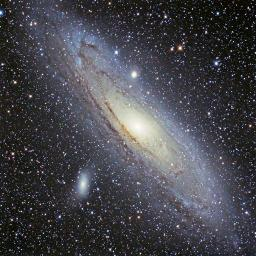
#> input picture question3/image.png, 256 x 256 px
$ jupyter execute bessel.ipynb
#> lines starting #> are read from the running program, lines starting #| are printed output that depends on the picture
# Question 3

[cell 1]
from scipy import integrate
import numpy as np
import matplotlib.pyplot as plt

To generate the first order Bessel functions, first define a function for the integrand.

[cell 2]
def f(theta, m, x):
    return np.cos(m*theta - x*np.sin(theta))

Now, we write a function to compute the integral for the Bessel functions.

[cell 3]
def J(m, x):
#> called with m = 0, x = array of shape (1000,)
    if type(x) == np.ndarray: # if x is an array, compute the integral for each entry
        I = np.zeros(x.shape)
        for index, val in np.ndenumerate(x):
            I[index] = integrate.quad(f, 0, np.pi, args = (m, val))[0]
    else:
        I = integrate.quad(f, 0, np.pi, args = (m, x))[0]
    return I/np.pi

Use this function to plot the first 5 Bessel functions of the first kind.

[cell 4]
x = np.linspace(0,10,1000)
[plt.plot(x, J(m,x), label = '$J_'+str(m)+'$') for m in range(5)]
plt.legend()
plt.title('Bessel Functions of the First Kind')
plt.xlabel('$x$')
plt.ylabel('$J_m(x)$')
plt.xlim((0,10))
plt.grid()
plt.show()
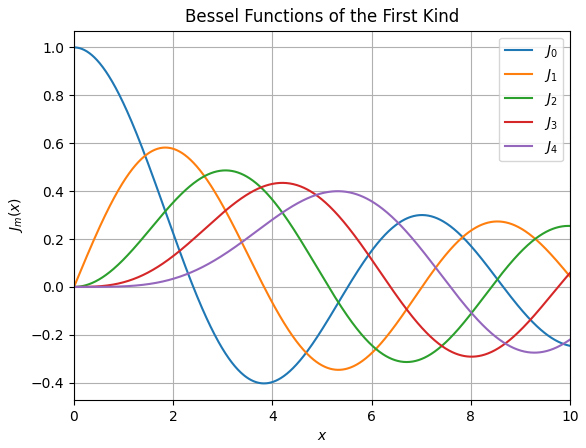
#> figure drawn by matplotlib, 1 panel; curve peaks at x = 0, y = 1; curve peaks at x = 1.84, y = 0.582; curve peaks at x = 3.05, y = 0.486

Now define a function to compute the point spread function. Here, $a$ is the aperature, $wl$ is the wavelength, $R$ is the distance of the aperature from the focal plane, and $x$ and $y$ are the coordinates of the point to be evaluated. The focal point is centred on the origin..

[cell 5]
def I1(x, y, a, wl, R, I0):
    q = np.sqrt(x**2 + y**2)
    z = 2 * np.pi * a * q / (wl * R)
    return I0 * (2 * J(1, z) / z)**2

For the sake of speed, the next function is the same as above, but uses the Bessel function built into scipy.

[cell 6]
from scipy.special import jv
def I2(x, y, a, wl, R, I0):
    q = np.sqrt(x**2 + y**2)
    z = 2 * np.pi * a * q / (wl * R)
    return I0 * (2 * jv(1, z) / z)**2

Now choose some parameters to plot. In this case, we choose $a=100$ cm, $\lambda=100$ cm, $R=100$ cm, and $I_{0}=100$ erg $\cdot$ cm$^{-2} \cdot$ s$^{-1}$

[cell 7]
a = 100
wl = 100
R = 100
I0 = 100

Now we can plot the function on a 2D monochrome plot. Note that the maximum value of $I$ for the colour map is only 2 erg $\cdot$ cm$^{-2} \cdot$ s$^{-1}$. This increases the image contrast and allows us to see the edge detail of the function.

[cell 8]
lower = -200
upper = 200
x = np.linspace(lower, upper, 500)
xv, yv = np.meshgrid(x, x)
vals = I2(xv, yv, a, wl, R, I0)

[cell 9]
plt.imshow(vals, extent = [lower, upper, lower, upper], cmap = 'gray', vmax = 2)
plt.xlabel('$x$ (cm)')
plt.ylabel('$y$ (cm)')
plt.title('Plot of Point Spread Function')
plt.text(upper*1.6, upper*0.6, '$a='+str(a)+'$ cm\n$\lambda='+str(wl)+'$ cm\n$R='+str(R)+
         '$ cm\n$I_{0}='+str(I0)+'$ erg $\cdot$ cm$^{-2} \cdot$ s$^{-1}$')
clrbar = plt.colorbar()
clrbar.set_label('$I$ (erg $\cdot$ cm$^{-2} \cdot$ s$^{-1}$)')
plt.show()
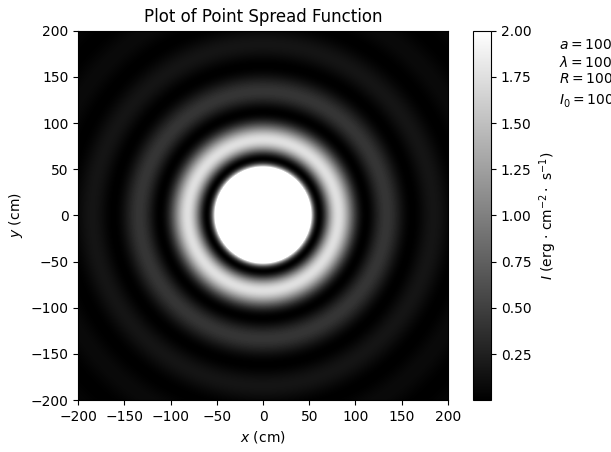
#> figure drawn by matplotlib, 2 panels

We now use the point spread function to convolve an astronomical image, using scipy.signal.convolve2d().

[cell 10]
from scipy import signal

Load the image and split it into its colours.

[cell 11]
image = plt.imread('image.png')
#> image is the input picture: shape (256, 256, 4) float32; mean R, G, B, A 0.271, 0.271, 0.295, 1
h, w, d = image.shape
#> h = 256; w = 256; d = 4
clrs = [image[:,:,i] for i in range(4)]
#> clrs = 4 items

Choose some arbitrary values to input into the point spread function.

[cell 12]
a = 500
R = 100
I0 = 2e-2

Create a meshgrid that roughly corresponds to the position of each pixel, and apply the point spread function to it. We use a slightly different $\lambda$ for each colour.

[cell 13]
x = np.linspace(-w//2,w//2,w)
#> x = 256 values from -128 to 128
y = np.linspace(-h//2,h//2,h)
#> y = 256 values from -128 to 128
xv, yv = np.meshgrid(x, y)
k = [I2(xv, yv, a, wl, R, I0) for wl in (65, 55, 45)]
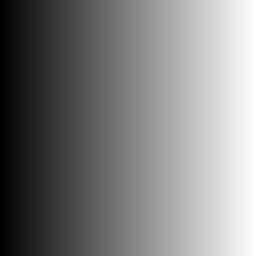
#> xv: shape (256, 256) float64; min -128, max 128, mean 0; drawn with min black and max white
